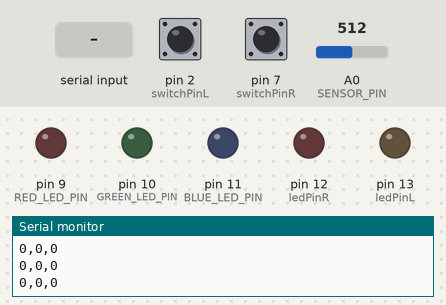
Bench run of a sketch on a simulated Arduino Uno, built with avr-gcc and run on an emulated ATmega328P. Shown: output pins drawn as LEDs (lit = HIGH), the last lines printed to the serial monitor. Inputs (shaded band) come from the test bench; at power-on: A0 (SENSOR_PIN) = 512, pin 2 (switchPinL) LOW, pin 7 (switchPinR) LOW.

Above: at 1.0 s.
1.1 s: "1" received over Serial
At 2.4 s:
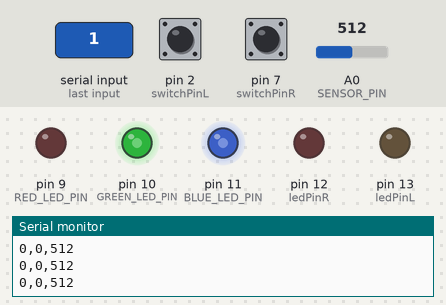
2.7 s: A0 (SENSOR_PIN) set to 1023
At 3.1 s:
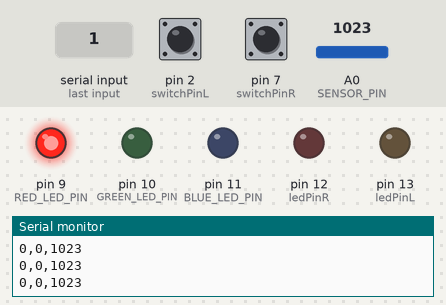
4.2 s: pin 2 (switchPinL) pulled HIGH for 0.15 s
At 4.28 s:
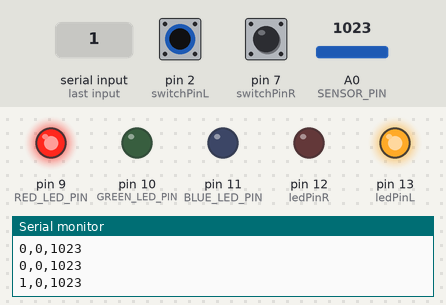
5.8 s: pin 7 (switchPinR) pulled HIGH for 0.15 s
At 5.88 s:
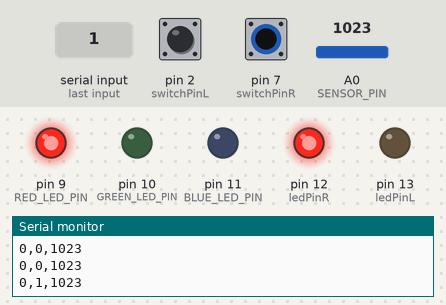
7.4 s: A0 (SENSOR_PIN) set to 1010
At 7.9 s:
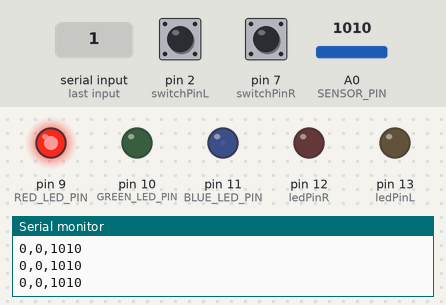
8.9 s: pin 2 (switchPinL) pulled HIGH for 1 s
At 9.7 s:
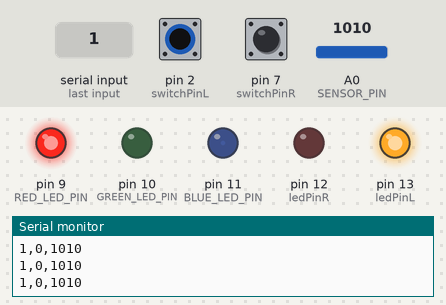
Timing chart, 0 to 11.9 s (numbered marks = the images above; inputs shaded):
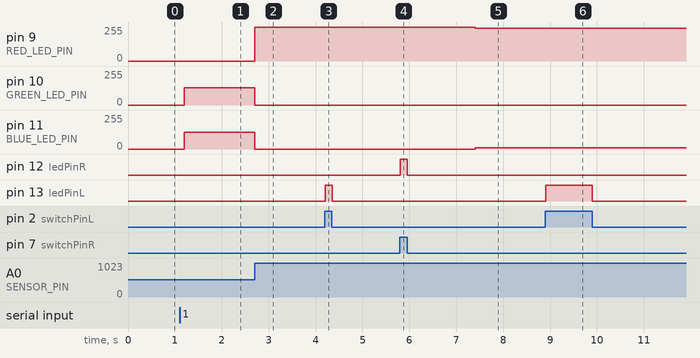

Measured:
- the behaviour switches between 1023 and 1022 on A0 (SENSOR_PIN) (found by bisection; images 4 and 5)
- after the input at 1.1 s, pin 10 (GREEN_LED_PIN): 0/255 → 128/255 after 0.10 s; pin 11 (BLUE_LED_PIN): 0/255 → 127/255 after 0.10 s
- after the input at 2.7 s, pin 9 (RED_LED_PIN): 0/255 → 255/255 at once; pin 10 (GREEN_LED_PIN): 128/255 → 0/255 at once; pin 11 (BLUE_LED_PIN): 127/255 → 0/255 at once
- after the input at 4.2 s, pin 13 (ledPinL): LOW → HIGH at once, → LOW 0.16 s later
- after the input at 5.8 s, pin 12 (ledPinR): LOW → HIGH at once, → LOW 0.15 s later
- after the input at 7.4 s, pin 9 (RED_LED_PIN): 255/255 → 245/255 at once; pin 11 (BLUE_LED_PIN): 0/255 → 10/255 at once
- after the input at 8.9 s, pin 13 (ledPinL): LOW → HIGH at once, → LOW 1.0 s later

The sketch:

gameController.ino
```cpp
// code for the RGB LED is adapted from sparkfun website

/*  circuit has one momentary switch attched to pin 2
 *  and one momentary switch attched to pin 7
 *  a soft Pot is attached to A0  */

// L for left and R for right

int ledPinL = 13;
int switchPinL = 2;
int ledPinR = 12;
int switchPinR = 7;
int switchStateL;
int switchStateR;

int RED_LED_PIN = 9;    // Red LED Pin
int GREEN_LED_PIN = 10; // Green LED Pin
int BLUE_LED_PIN = 11;  // Blue LED Pin

int SENSOR_PIN = 0;      // Analog input pin
int redValue, greenValue, blueValue;

void setup() {

  pinMode(ledPinL, OUTPUT);
  pinMode(switchPinL, INPUT);
  pinMode(ledPinR, OUTPUT);
  pinMode(switchPinR, INPUT);

  Serial.begin(9600); // start the serial connection

  establishContact(); // call this function to make sure you're connected
}

void loop() {

  switchStateL = digitalRead(switchPinL);
  switchStateR = digitalRead(switchPinR);

  //turning on the LED when switch button is pressed

  if (switchStateL == HIGH) {
    digitalWrite(ledPinL, HIGH);
  } else {
    digitalWrite(ledPinL, LOW);
  }

  if (switchStateR == HIGH) {
    digitalWrite(ledPinR, HIGH);
  } else {
    digitalWrite(ledPinR, LOW);
  }

  int sensorValue;

  sensorValue = analogRead(SENSOR_PIN);

  setRGB(sensorValue);

// here's where you send serial information
// wait for a byte to arrive from the connected
// device, then send the values
  if (Serial.available() > 0) {
    // let's send all the values!
    // it'll be awesome
    Serial.print(switchStateL); // switch 1
    Serial.print(','); // delimiter
    Serial.print(switchStateR); // switch 2
    Serial.print(','); // delimiter
    Serial.println(sensorValue); // sensor + NL/CR
  }
}

// this function runs until a connected device sends a byte
void establishContact() {
  while (Serial.available() <= 0) {
    Serial.println("0,0,0");   // send an initial string
    delay(300);
  }
}

void setRGB(int RGBposition) {
  int mapRGB1, mapRGB2, constrained1, constrained2;

  // Here we take RGBposition and turn it into three RGB values.

  // The three values are computed so that the colors mix and
  // produce a rainbow of colors across the 0-1023 input range.

  // For each channel (red green blue), we're creating a "peak"
  // a third of the way along the 0-1023 range. By overlapping
  // these peaks with each other, the colors are mixed together.
  // This is most easily shown with a diagram:
  // http://sfecdn.s3.amazonaws.com/education/SIK/SchematicImages/Misc/RGB_function.jpg

  // Create the red peak, which is centered at 0.
  // (Because it's centered at 0, half is after 0, and half
  // is before 1023):

  mapRGB1 = map(RGBposition, 0, 341, 255, 0);
  constrained1 = constrain(mapRGB1, 0, 255);

  mapRGB2 = map(RGBposition, 682, 1023, 0, 255);
  constrained2 = constrain(mapRGB2, 0, 255);

  redValue = constrained1 + constrained2;

  // Create the green peak, which is centered at 341
  // (one-third of the way to 1023):

  // Note that we've nested the functions by putting the map()
  // function inside the constrain() function. This can make your
  // code more compact, and requires fewer variabls:

  greenValue = constrain(map(RGBposition, 0, 341, 0, 255), 0, 255)
               - constrain(map(RGBposition, 341, 682, 0, 255), 0, 255);

  // Create the blue peak, which is centered at 682
  // (two-thirds of the way to 1023):

  blueValue = constrain(map(RGBposition, 341, 682, 0, 255), 0, 255)
              - constrain(map(RGBposition, 682, 1023, 0, 255), 0, 255);

  // Now we have all three brightnesses,
  // we just need to display the computed color:

  analogWrite(RED_LED_PIN, redValue);
  analogWrite(GREEN_LED_PIN, greenValue);
  analogWrite(BLUE_LED_PIN, blueValue);

}
```
